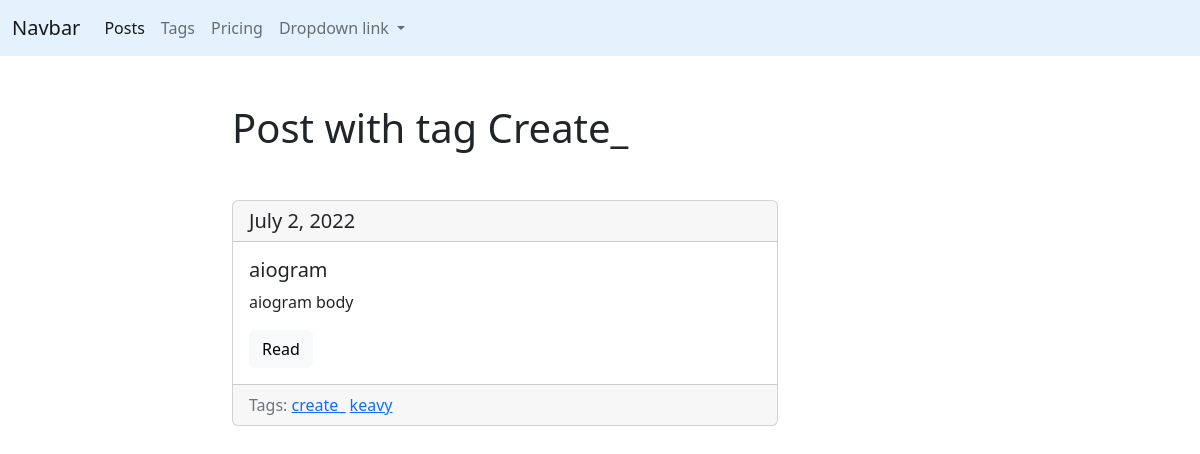
The app's page /blog/tag/create_ with its own data.
### blog/models.py (models this page shows, shortened)
class Tag(models.Model):
    title = models.CharField(max_length=50, db_index=True)
    slug = models.SlugField(max_length=50, unique=True)
    def get_absolute_url(self):
        return reverse('tag_detail_url', kwargs={'slug': self.slug})

class Post(models.Model):
    title = models.CharField(max_length=150, db_index=True)
    slug = models.SlugField(max_length=150, blank=True, unique=True)
    body = models.TextField(blank=True, db_index=True)
    date_pub = models.DateField(auto_now_add=True)
    tags = models.ManyToManyField('Tag', blank=True, related_name='posts')
    def get_absolute_url(self):
        return reverse('post_detail_url', kwargs={'slug':self.slug})

### blog/views.py (the view)
# urls.py: path('tag/<str:slug>', TagDetail.as_view(), name='tag_detail_url')
class TagDetail(ObjectDetailMixin, View):
    model = Tag
    template = 'blog/tag_detail.html'

### blog/util.py (called while the page is built)
    def get(self, request, slug):
        obj = get_object_or_404(self.model, slug__iexact=slug)
        return render(request, self.template, context={self.model.__name__.lower(): obj})

### blog/templates/blog/tag_detail.html (shortened to what this page needs)
{% extends 'blog/base_blog.html' %}
{% block content %}
    <h1 class="mb-5">Post with tag {{tag.title|title}}</h1>
    {% for post in tag.posts.all %}
        {% include 'blog/includes/card_detail.html' %}
    {% endfor %}
{% endblock %}

### blog/templates/blog/includes/card_detail.html
<div class="card mb-4">
              <h5 class="card-header">{{post.date_pub}}</h5>
              <div class="card-body">
                <h5 class="card-title">{{post.title}}</h5>
                <p class="card-text">{{post.body|truncatewords:15}}</p>
                <a href="{{post.get_absolute_url}}" class="btn btn-light">Read</a>
              </div>
                <div class="card-footer text-muted">
                Tags:
                    {% for tag in post.tags.all %}
                        <a href="{{tag.get_absolute_url}}">{{tag.title}}</a>
                    {% endfor %}
                </div>
</div>

### records on screen
Tag: title "Create_", title "create_"
Post: date_pub "July 2, 2022", title "aiogram", body "aiogram body"
Tag: title "keavy"
